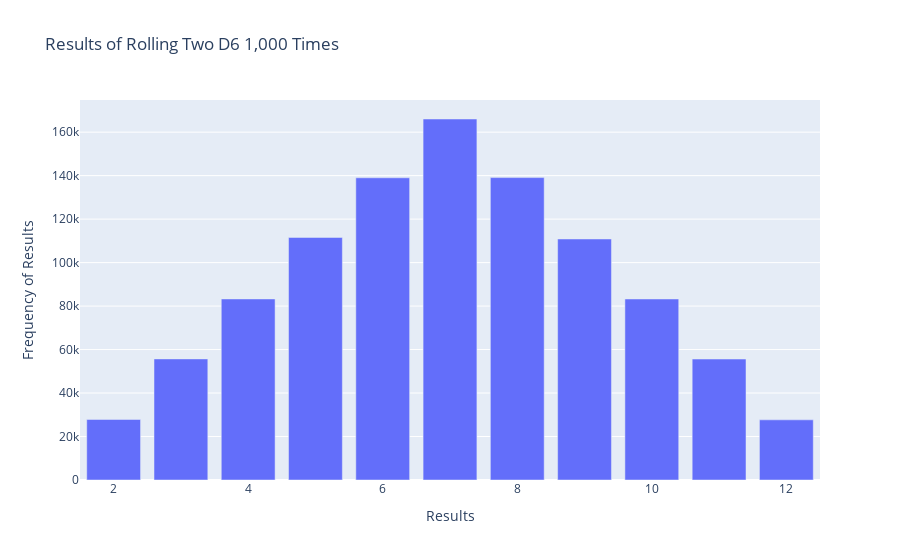

Here is the notebook cell this chart was saved with:
### Code cell
title = 'Results of Rolling Two D6 1,000 Times'
labels = {'x': 'Results', 'y': 'Frequency of Results'}
fig = px.bar(x=poss_result, y=frequencies, title=title, labels=labels)
fig.show()

### Figure 1 — Plotly figure (JSON) as saved in the notebook; plotly's stock layout.template omitted (floating-point values rounded to 4 significant figures)
{"data": [{"hovertemplate": "Results=%{x}<br>Frequency of Results=%{y}<extra></extra>", "legendgroup": "", "marker": {"color": "#636efa", "pattern": {"shape": ""}}, "name": "", "orientation": "v", "showlegend": false, "textposition": "auto", "type": "bar", "x": [2, 3, 4, 5, 6, 7, 8, 9, 10, 11, 12], "xaxis": "x", "y": [27839, 55698, 83283, 111570, 139015, 166056, 139099, 110861, 83264, 55639, 27676], "yaxis": "y"}], "layout": {"barmode": "relative", "legend": {"tracegroupgap": 0}, "title": {"text": "Results of Rolling Two D6 1,000 Times"}, "xaxis": {"anchor": "y", "domain": [0, 1], "title": {"text": "Results"}}, "yaxis": {"anchor": "x", "domain": [0, 1], "title": {"text": "Frequency of Results"}}}}
